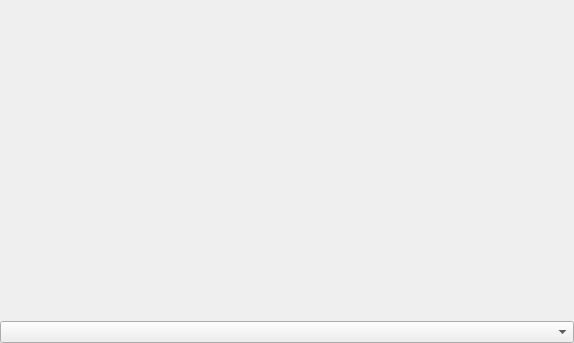
<?xml version="1.0" encoding="UTF-8"?>
<ui version="4.0">
 <class>MemoryAccessInspector</class>
 <widget class="QWidget" name="MemoryAccessInspector">
  <property name="geometry">
   <rect>
    <x>0</x>
    <y>0</y>
    <width>574</width>
    <height>343</height>
   </rect>
  </property>
  <property name="windowTitle">
   <string>Memory Access Inspector</string>
  </property>
  <layout class="QVBoxLayout" name="verticalLayout">
   <property name="spacing">
    <number>0</number>
   </property>
   <property name="leftMargin">
    <number>0</number>
   </property>
   <property name="topMargin">
    <number>0</number>
   </property>
   <property name="rightMargin">
    <number>0</number>
   </property>
   <property name="bottomMargin">
    <number>0</number>
   </property>
   <item>
    <widget class="QGBA::MemoryAccessPainter" name="memoryAccessPainter" native="true">
     <property name="sizePolicy">
      <sizepolicy hsizetype="MinimumExpanding" vsizetype="MinimumExpanding">
       <horstretch>0</horstretch>
       <verstretch>0</verstretch>
      </sizepolicy>
     </property>
     <property name="minimumSize">
      <size>
       <width>256</width>
       <height>256</height>
      </size>
     </property>
    </widget>
   </item>
   <item>
    <widget class="QComboBox" name="regions"/>
   </item>
  </layout>
 </widget>
 <customwidgets>
  <customwidget>
   <class>QGBA::MemoryAccessPainter</class>
   <extends>QWidget</extends>
   <header>MemoryAccessPainter.h</header>
   <container>1</container>
  </customwidget>
 </customwidgets>
 <resources/>
 <connections/>
</ui>
